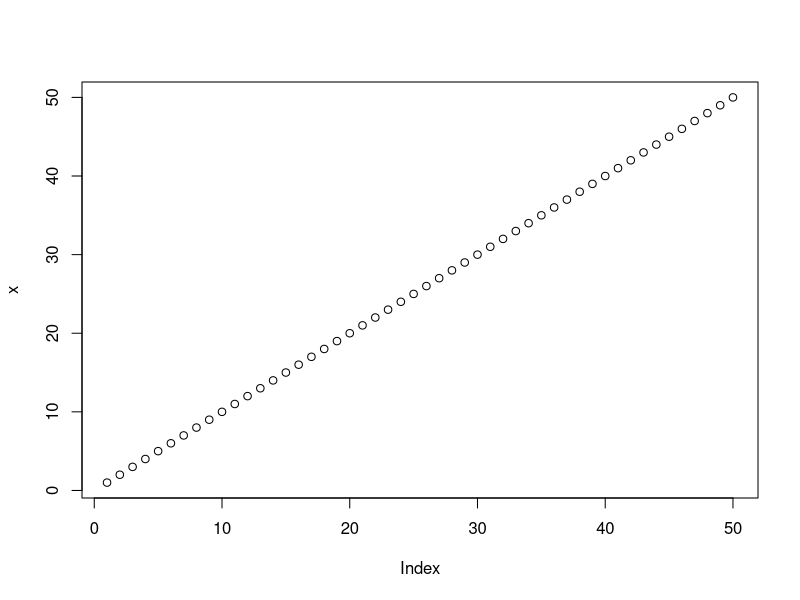
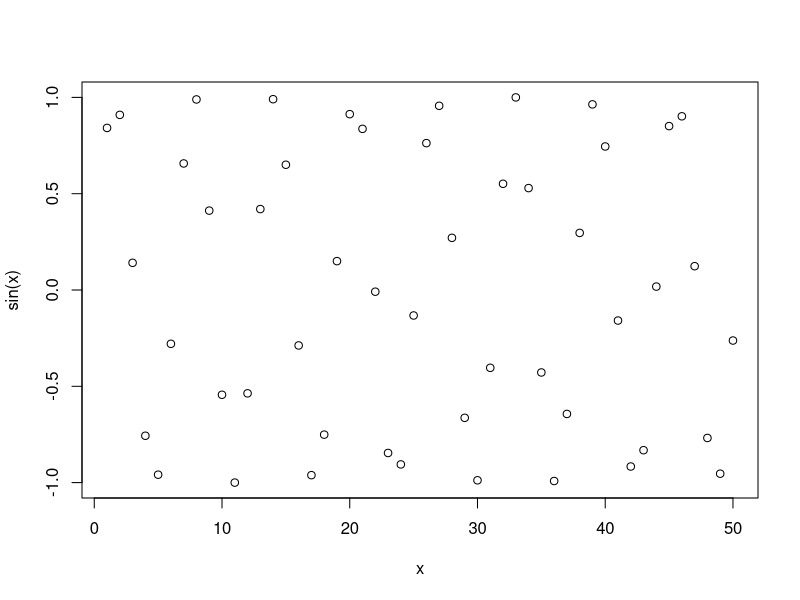
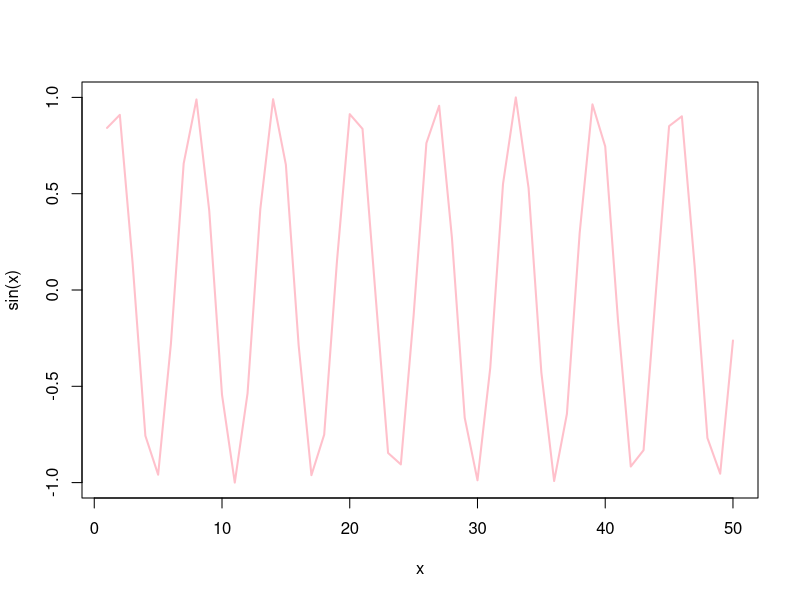

Write R code to recreate these figures, in order.
#' ---
#' title: "Class Work 04"
#' author: "Sofia Smith"
#' date: "October 9th, 2026"
#' ---

#this is a text file! 
x <- 1:50
plot(x)
plot(x, sin(x))
plot(x, sin(x), typ="l", col="pink", lwd=2)
#after you put in x and then y axis, it does matter what order you put the rest of the arguments)
